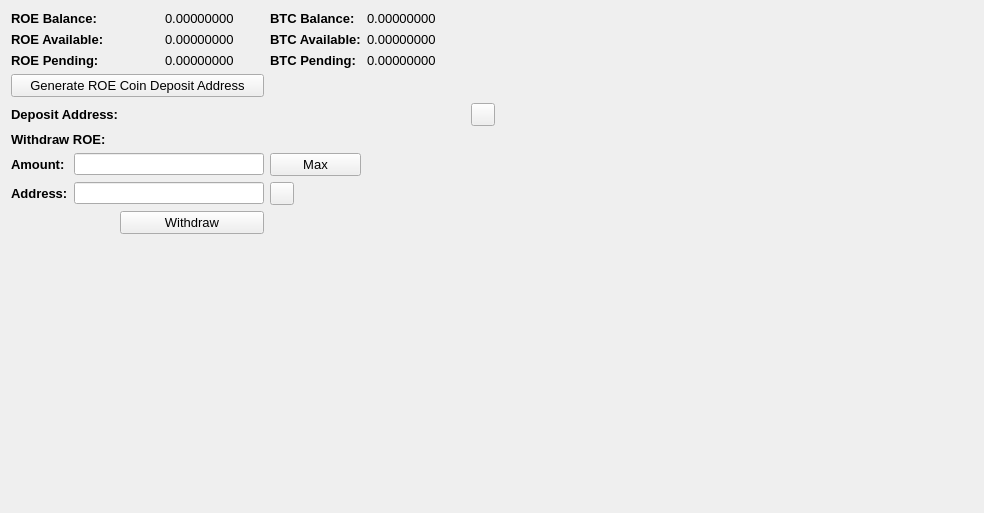
     <widget class="QWidget" name="BalanceTab">
      <attribute name="title">
       <string>Balance</string>
      </attribute>
      <layout class="QGridLayout" name="gridLayout_2">
       <item row="0" column="0" colspan="2">
        <widget class="QLabel" name="label_11">
         <property name="font">
          <font>
           <pointsize>10</pointsize>
           <weight>75</weight>
           <bold>true</bold>
          </font>
         </property>
         <property name="text">
          <string>ROE Balance:</string>
         </property>
        </widget>
       </item>
       <item row="0" column="3">
        <widget class="QLabel" name="ROEBalanceLabel">
         <property name="font">
          <font>
           <pointsize>10</pointsize>
          </font>
         </property>
         <property name="text">
          <string>0.00000000</string>
         </property>
         <property name="textInteractionFlags">
          <set>Qt::LinksAccessibleByMouse|Qt::TextSelectableByMouse</set>
         </property>
        </widget>
       </item>
       <item row="0" column="4">
        <widget class="QLabel" name="label_12">
         <property name="font">
          <font>
           <pointsize>10</pointsize>
           <weight>75</weight>
           <bold>true</bold>
          </font>
         </property>
         <property name="text">
          <string>BTC Balance:</string>
         </property>
        </widget>
       </item>
       <item row="0" column="5">
        <widget class="QLabel" name="BitcoinBalanceLabel">
         <property name="font">
          <font>
           <pointsize>10</pointsize>
          </font>
         </property>
         <property name="text">
          <string>0.00000000</string>
         </property>
         <property name="textInteractionFlags">
          <set>Qt::LinksAccessibleByMouse|Qt::TextSelectableByMouse</set>
         </property>
        </widget>
       </item>
       <item row="0" column="7" rowspan="10">
        <spacer name="horizontalSpacer_4">
         <property name="orientation">
          <enum>Qt::Horizontal</enum>
         </property>
         <property name="sizeHint" stdset="0">
          <size>
           <width>478</width>
           <height>488</height>
          </size>
         </property>
        </spacer>
       </item>
       <item row="1" column="0" colspan="2">
        <widget class="QLabel" name="label_13">
         <property name="font">
          <font>
           <pointsize>10</pointsize>
           <weight>75</weight>
           <bold>true</bold>
          </font>
         </property>
         <property name="text">
          <string>ROE Available:</string>
         </property>
        </widget>
       </item>
       <item row="1" column="3">
        <widget class="QLabel" name="ROEAvailableLabel_2">
         <property name="font">
          <font>
           <pointsize>10</pointsize>
          </font>
         </property>
         <property name="text">
          <string>0.00000000</string>
         </property>
         <property name="textInteractionFlags">
          <set>Qt::LinksAccessibleByMouse|Qt::TextSelectableByMouse</set>
         </property>
        </widget>
       </item>
       <item row="1" column="4">
        <widget class="QLabel" name="label_15">
         <property name="font">
          <font>
           <pointsize>10</pointsize>
           <weight>75</weight>
           <bold>true</bold>
          </font>
         </property>
         <property name="text">
          <string>BTC Available:</string>
         </property>
        </widget>
       </item>
       <item row="1" column="5">
        <widget class="QLabel" name="BitcoinAvailableLabel">
         <property name="font">
          <font>
           <pointsize>10</pointsize>
          </font>
         </property>
         <property name="text">
          <string>0.00000000</string>
         </property>
         <property name="textInteractionFlags">
          <set>Qt::LinksAccessibleByMouse|Qt::TextSelectableByMouse</set>
         </property>
        </widget>
       </item>
       <item row="2" column="0" colspan="2">
        <widget class="QLabel" name="label_14">
         <property name="font">
          <font>
           <pointsize>10</pointsize>
           <weight>75</weight>
           <bold>true</bold>
          </font>
         </property>
         <property name="text">
          <string>ROE Pending:</string>
         </property>
        </widget>
       </item>
       <item row="2" column="3">
        <widget class="QLabel" name="ROEPendingLabel">
         <property name="font">
          <font>
           <pointsize>10</pointsize>
          </font>
         </property>
         <property name="text">
          <string>0.00000000</string>
         </property>
         <property name="textInteractionFlags">
          <set>Qt::LinksAccessibleByMouse|Qt::TextSelectableByMouse</set>
         </property>
        </widget>
       </item>
       <item row="2" column="4">
        <widget class="QLabel" name="label_31">
         <property name="font">
          <font>
           <pointsize>10</pointsize>
           <weight>75</weight>
           <bold>true</bold>
          </font>
         </property>
         <property name="text">
          <string>BTC Pending:</string>
         </property>
        </widget>
       </item>
       <item row="2" column="5">
        <widget class="QLabel" name="BitcoinPendingLabel">
         <property name="font">
          <font>
           <pointsize>10</pointsize>
          </font>
         </property>
         <property name="text">
          <string>0.00000000</string>
         </property>
         <property name="textInteractionFlags">
          <set>Qt::LinksAccessibleByMouse|Qt::TextSelectableByMouse</set>
         </property>
        </widget>
       </item>
       <item row="3" column="0" colspan="4">
        <widget class="QPushButton" name="GenDepositBTN">
         <property name="font">
          <font>
           <pointsize>10</pointsize>
          </font>
         </property>
         <property name="text">
          <string>Generate ROE Coin Deposit Address</string>
         </property>
        </widget>
       </item>
       <item row="4" column="0" colspan="3">
        <widget class="QLabel" name="label_33">
         <property name="font">
          <font>
           <pointsize>10</pointsize>
           <weight>75</weight>
           <bold>true</bold>
          </font>
         </property>
         <property name="text">
          <string>Deposit Address:</string>
         </property>
        </widget>
       </item>
       <item row="4" column="3" colspan="3">
        <widget class="QLabel" name="DepositAddressLabel">
         <property name="minimumSize">
          <size>
           <width>300</width>
           <height>0</height>
          </size>
         </property>
         <property name="palette">
          <palette>
           <active>
            <colorrole role="WindowText">
             <brush brushstyle="SolidPattern">
              <color alpha="255">
               <red>0</red>
               <green>0</green>
               <blue>0</blue>
              </color>
             </brush>
            </colorrole>
            <colorrole role="Text">
             <brush brushstyle="SolidPattern">
              <color alpha="255">
               <red>0</red>
               <green>0</green>
               <blue>255</blue>
              </color>
             </brush>
            </colorrole>
           </active>
           <inactive>
            <colorrole role="WindowText">
             <brush brushstyle="SolidPattern">
              <color alpha="255">
               <red>0</red>
               <green>0</green>
               <blue>0</blue>
              </color>
             </brush>
            </colorrole>
            <colorrole role="Text">
             <brush brushstyle="SolidPattern">
              <color alpha="255">
               <red>0</red>
               <green>0</green>
               <blue>255</blue>
              </color>
             </brush>
            </colorrole>
           </inactive>
           <disabled>
            <colorrole role="WindowText">
             <brush brushstyle="SolidPattern">
              <color alpha="255">
               <red>120</red>
               <green>120</green>
               <blue>120</blue>
              </color>
             </brush>
            </colorrole>
            <colorrole role="Text">
             <brush brushstyle="SolidPattern">
              <color alpha="255">
               <red>120</red>
               <green>120</green>
               <blue>120</blue>
              </color>
             </brush>
            </colorrole>
           </disabled>
          </palette>
         </property>
         <property name="font">
          <font>
           <pointsize>10</pointsize>
           <weight>75</weight>
           <bold>true</bold>
          </font>
         </property>
         <property name="text">
          <string/>
         </property>
         <property name="alignment">
          <set>Qt::AlignRight|Qt::AlignTrailing|Qt::AlignVCenter</set>
         </property>
         <property name="textInteractionFlags">
          <set>Qt::LinksAccessibleByMouse|Qt::TextSelectableByKeyboard|Qt::TextSelectableByMouse</set>
         </property>
        </widget>
       </item>
       <item row="4" column="6">
        <widget class="QToolButton" name="DepositCopyButton">
         <property name="toolTip">
          <string>Copy to clipboard</string>
         </property>
         <property name="text">
          <string/>
         </property>
         <property name="icon">
          <iconset resource="../bitcoin.qrc">
           <normaloff>:/icons/editcopy</normaloff>:/icons/editcopy</iconset>
         </property>
         <property name="shortcut">
          <string>Alt+P</string>
         </property>
        </widget>
       </item>
       <item row="5" column="0" colspan="2">
        <widget class="QLabel" name="label_34">
         <property name="font">
          <font>
           <pointsize>10</pointsize>
           <weight>75</weight>
           <bold>true</bold>
          </font>
         </property>
         <property name="text">
          <string>Withdraw ROE:</string>
         </property>
        </widget>
       </item>
       <item row="6" column="0">
        <widget class="QLabel" name="label_26">
         <property name="font">
          <font>
           <pointsize>10</pointsize>
           <weight>75</weight>
           <bold>true</bold>
          </font>
         </property>
         <property name="text">
          <string>Amount:</string>
         </property>
        </widget>
       </item>
       <item row="6" column="1" colspan="3">
        <widget class="QLineEdit" name="WithdrawUnitsInput">
         <property name="font">
          <font>
           <pointsize>9</pointsize>
           <weight>75</weight>
           <bold>true</bold>
          </font>
         </property>
         <property name="text">
          <string/>
         </property>
        </widget>
       </item>
       <item row="6" column="4">
        <widget class="QPushButton" name="Withdraw_Max_Amount">
         <property name="font">
          <font>
           <pointsize>10</pointsize>
          </font>
         </property>
         <property name="text">
          <string>Max</string>
         </property>
        </widget>
       </item>
       <item row="7" column="0">
        <widget class="QLabel" name="label_10">
         <property name="font">
          <font>
           <pointsize>10</pointsize>
           <weight>75</weight>
           <bold>true</bold>
          </font>
         </property>
         <property name="text">
          <string>Address:</string>
         </property>
        </widget>
       </item>
       <item row="7" column="1" colspan="3">
        <widget class="QLineEdit" name="WithdrawAddress">
         <property name="font">
          <font>
           <pointsize>9</pointsize>
           <weight>75</weight>
           <bold>true</bold>
          </font>
         </property>
        </widget>
       </item>
       <item row="7" column="4">
        <widget class="QToolButton" name="WithdrawPasteButton">
         <property name="toolTip">
          <string>Paste from clipboard</string>
         </property>
         <property name="text">
          <string/>
         </property>
         <property name="icon">
          <iconset resource="../bitcoin.qrc">
           <normaloff>:/icons/editpaste</normaloff>:/icons/editpaste</iconset>
         </property>
         <property name="shortcut">
          <string>Alt+P</string>
         </property>
        </widget>
       </item>
       <item row="8" column="2" colspan="2">
        <widget class="QPushButton" name="WithdrawUnitsBtn">
         <property name="font">
          <font>
           <pointsize>10</pointsize>
          </font>
         </property>
         <property name="text">
          <string>Withdraw</string>
         </property>
        </widget>
       </item>
       <item row="9" column="0" colspan="6">
        <spacer name="verticalSpacer">
         <property name="orientation">
          <enum>Qt::Vertical</enum>
         </property>
         <property name="sizeHint" stdset="0">
          <size>
           <width>428</width>
           <height>262</height>
          </size>
         </property>
        </spacer>
       </item>
      </layout>
      <zorder>label_31</zorder>
      <zorder>label_15</zorder>
      <zorder>label_12</zorder>
      <zorder>label_14</zorder>
      <zorder>label_13</zorder>
      <zorder>label_11</zorder>
      <zorder>BitcoinBalanceLabel</zorder>
      <zorder>ROEBalanceLabel</zorder>
      <zorder>ROEAvailableLabel_2</zorder>
      <zorder>ROEPendingLabel</zorder>
      <zorder>BitcoinAvailableLabel</zorder>
      <zorder>BitcoinPendingLabel</zorder>
      <zorder>label_33</zorder>
      <zorder>GenDepositBTN</zorder>
      <zorder>DepositAddressLabel</zorder>
      <zorder>Withdraw_Max_Amount</zorder>
      <zorder>label_34</zorder>
      <zorder>WithdrawUnitsInput</zorder>
      <zorder>label_10</zorder>
      <zorder>label_26</zorder>
      <zorder>WithdrawAddress</zorder>
      <zorder>WithdrawUnitsBtn</zorder>
      <zorder>horizontalSpacer_4</zorder>
      <zorder>verticalSpacer</zorder>
      <zorder>WithdrawPasteButton</zorder>
      <zorder>DepositCopyButton</zorder>
     </widget>
